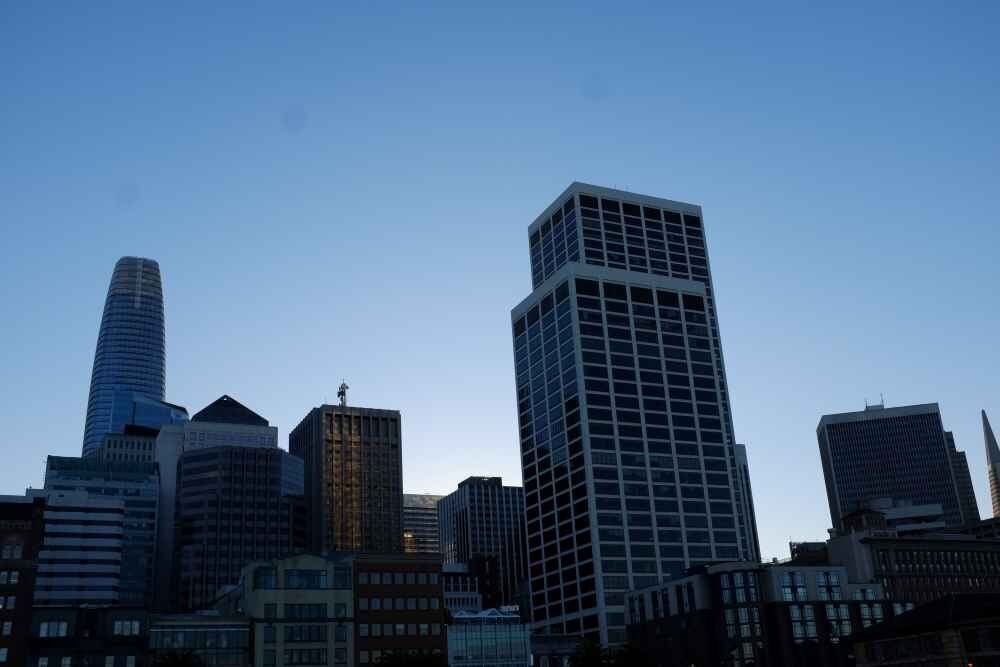
#> input picture assets/images/blue1.JPG, 1000 x 667 px, given in place of mosaic1.JPG, which was not available
$ python main.py
#> lines starting #> are read from the running program, lines starting #| are printed output that depends on the picture; pictures that were not available may be replaced by others from this repository, and a replacement may not be noted
import numpy as np
import skimage as sk
import skimage.io as skio
import matplotlib.pyplot as plt
import cv2
import scipy.signal as signal
from skimage.feature import corner_harris, peak_local_max

# *** Part 1. Defining Correspondences

# IMPORTED METHOD CODE FROM PROJECT 2
# proj2: returns a gaussian blurred img
# [194 lines left out: functions gaussian, gauss_stack, lap_stack, get_points, computeH, warpImage and 1 more, not called in this run]

# PART B : sample code provided
def get_harris_corners(im, edge_discard=20):
    """
    This function takes a b&w image and an optional amount to discard
    on the edge (default is 5 pixels), and finds all harris corners
    in the image. Harris corners near the edge are discarded and the
    coordinates of the remaining corners are returned. A 2d array (h)
    containing the h value of every pixel is also returned.

    h is the same shape as the original image, im.
    coords is 2 x n (ys, xs).
    """

    assert edge_discard >= 20

    # find harris corners
    h = corner_harris(im, method='eps', sigma=2)
    coords = peak_local_max(h, min_distance=1, indices=True)

    # discard points on edge
    edge = edge_discard  # pixels
    mask = (coords[:, 0] > edge) & \
           (coords[:, 0] < im.shape[0] - edge) & \
           (coords[:, 1] > edge) & \
           (coords[:, 1] < im.shape[1] - edge)
    coords = coords[mask].T
    return h, coords


# [22 lines left out: function dist2, not called in this run]

# Adaptive Non-Maximal Suppression : returns list of top 500 points from harris
def ANMS(h, coords):
    # work in progress: chooses random 500 points
    # sort list of points
    coords = coords[:500, :500]
    # only take top 500
    return coords

# takes a sample of 40 pixels around each point, then subsampels to 8x8 and returns
# [13 lines left out: function feature, not called in this run]

# Given a list of patches and coordinates for each image, it finds correct matches based on feature
def match_feature(patch1, patch2, coords1, coords2):
    dist = dist2(patch1, patch2)
    # UNFINISHED !!

# gets sets of n points from two images and saves
im1 = skio.imread('assets/images/mosaic1.JPG', as_gray=True)
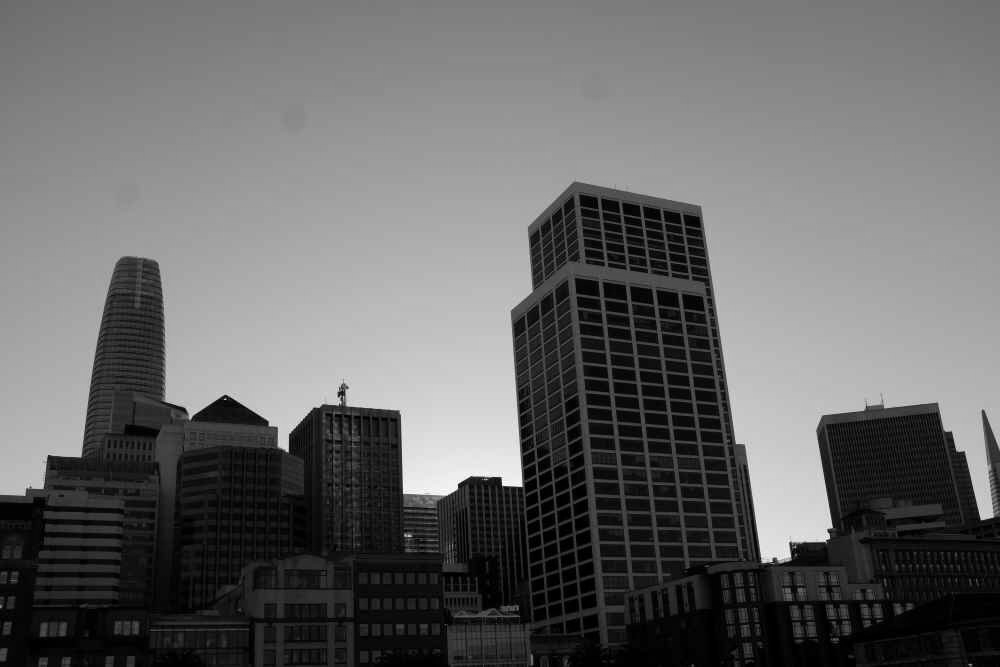
#> im1: shape (667, 1000) float64; min 0, max 0.998, mean 0.407
im2 = skio.imread('assets/images/mosaic2.JPG', as_gray=True)
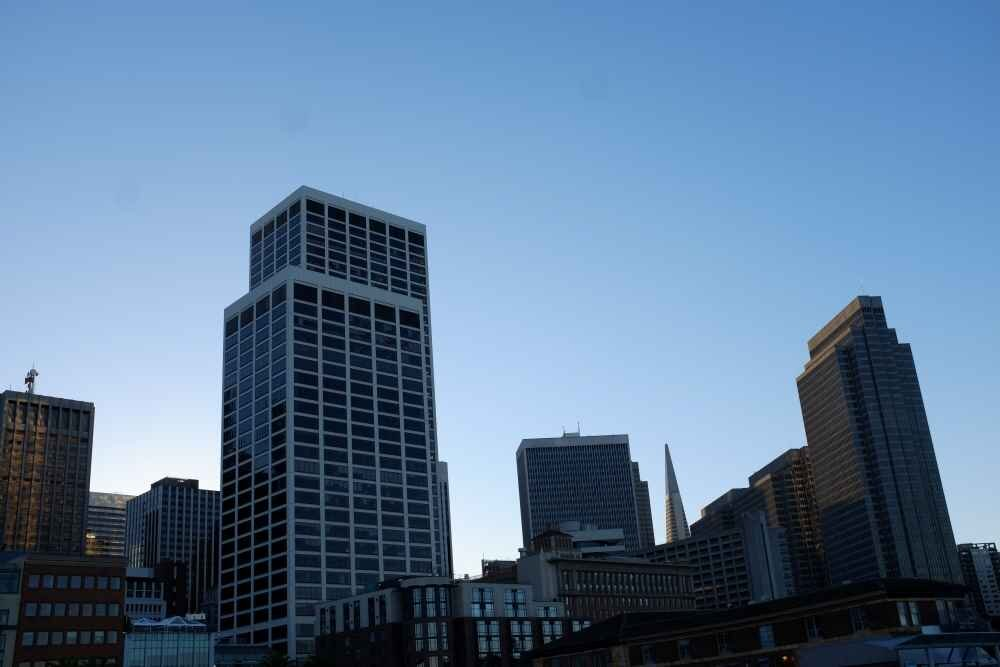
#> input picture assets/images/blue2.JPG, 1000 x 667 px, given in place of mosaic2.JPG, which was not available
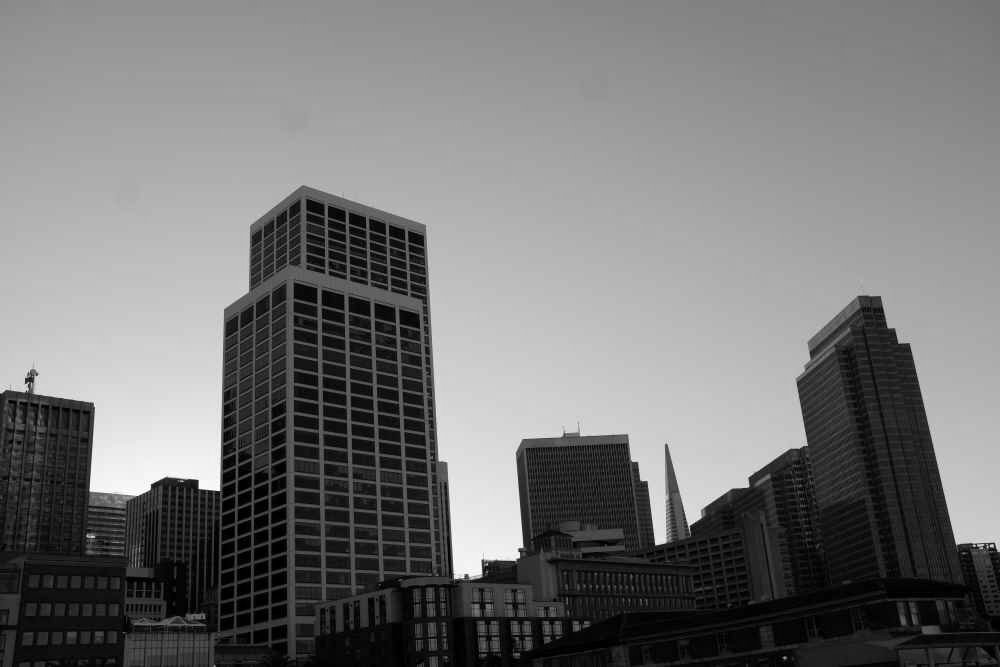
#> im2: shape (667, 1000) float64; min 0, max 0.999, mean 0.465
im1 = sk.img_as_float(im1)
im2 = sk.img_as_float(im2)

# [7 lines of commented-out code are left out]

im11, pts1 = get_harris_corners(im1)
#> in get_harris_corners, `h = corner_harris(im, method='eps', sigma=2)`:
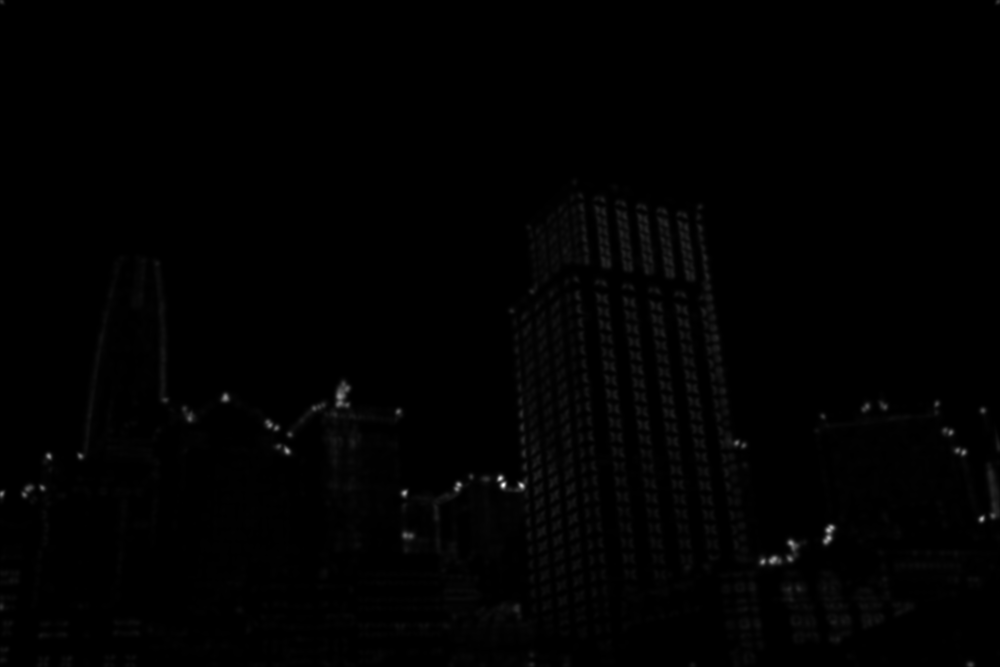
#> h: shape (667, 1000) float64; min 0, max 1.77, mean 0.0118; drawn with min black and max white
#> in get_harris_corners, `coords = peak_local_max(h, min_distance=1, indices=True)`: coords = 4283 pairs, first value 1 to 665, second value 1 to 998
pts11 = ANMS(im1, pts1)
im22, pts2 = get_harris_corners(im2)
#> call 2 of get_harris_corners, with edge_discard = 20
#> in get_harris_corners (call 2), `h = corner_harris(im, method='eps', sigma=2)`:
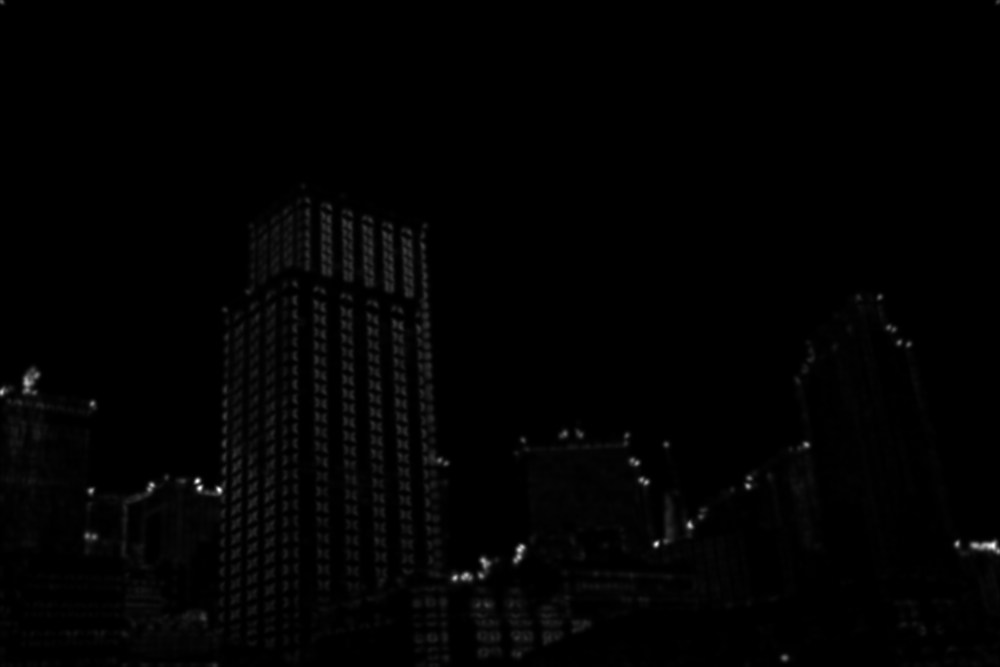
#> h: shape (667, 1000) float64; min 0, max 1.58, mean 0.0159; drawn with min black and max white
#> in get_harris_corners (call 2), `coords = peak_local_max(h, min_distance=1, indices=True)`: coords = 4098 pairs, first value 1 to 665, second value 1 to 998
pts22 = ANMS(im2, pts2)

# DISPLAY IMAGES AND POINTS#
plt.imshow(im1, cmap=plt.cm.gray)
plt.scatter(pts1[1, :], pts1[0, :], color="red")
plt.show()

plt.imshow(im1, cmap=plt.cm.gray)
plt.scatter(pts11[1, :], pts11[0, :], color="red")
plt.show()

plt.imshow(im2, cmap=plt.cm.gray)
plt.scatter(pts2[1, :], pts2[0, :], color="red")
plt.show()
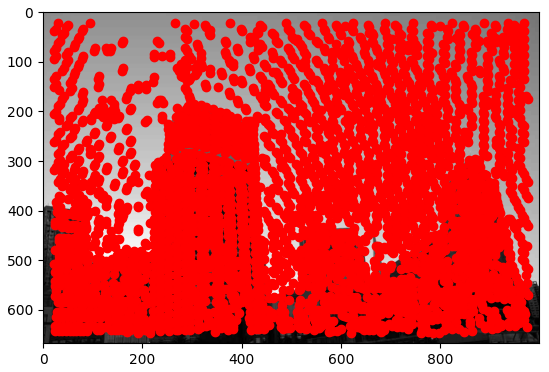
#> figure drawn by matplotlib, 1 panel

plt.imshow(im2, cmap=plt.cm.gray)
plt.scatter(pts22[1, :], pts22[0, :], color="red")
plt.show()
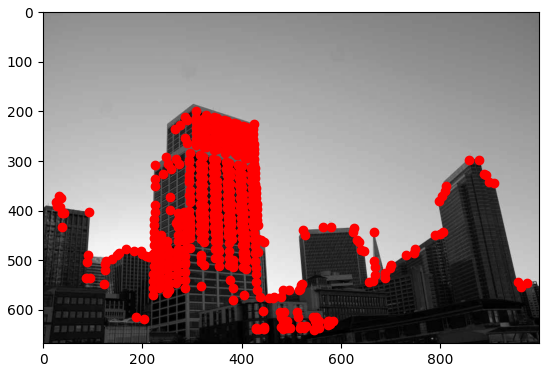
#> figure drawn by matplotlib, 1 panel

# [25 lines of commented-out code are left out]
